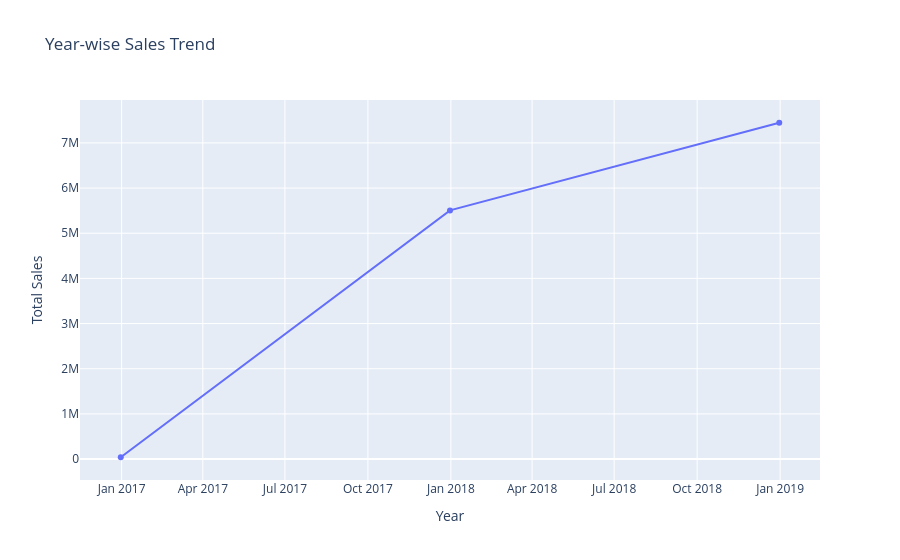

Source (notebook cell):
### Code cell
year_wise_sales = (
    df.set_index('actual_delivery_date')
    .resample('YE')['price']
    .sum()
    .reset_index()
)
year_wise_sales.rename(columns={'price': 'total_sales'}, inplace=True)

px.line(
    year_wise_sales, 
    x = 'actual_delivery_date',
    y = 'total_sales',
    title = 'Year-wise Sales Trend',
    labels = {'actual_delivery_date':'Year', 'total_sales':'Total Sales'},
    markers = True
).show()

### Figure 1 — Plotly figure (JSON) as saved in the notebook; plotly's stock layout.template omitted (floating-point values rounded to 4 significant figures)
{"data": [{"hovertemplate": "Year=%{x}<br>Total Sales=%{y}<extra></extra>", "legendgroup": "", "line": {"color": "#636efa", "dash": "solid"}, "marker": {"symbol": "circle"}, "mode": "lines+markers", "name": "", "orientation": "v", "showlegend": false, "type": "scatter", "x": ["2016-12-31T00:00:00.000000000", "2017-12-31T00:00:00.000000000", "2018-12-31T00:00:00.000000000"], "xaxis": "x", "y": [40450.0, 5506000.0, 7446000.0], "yaxis": "y"}], "layout": {"legend": {"tracegroupgap": 0}, "title": {"text": "Year-wise Sales Trend"}, "xaxis": {"anchor": "y", "domain": [0, 1], "title": {"text": "Year"}}, "yaxis": {"anchor": "x", "domain": [0, 1], "title": {"text": "Total Sales"}}}}
